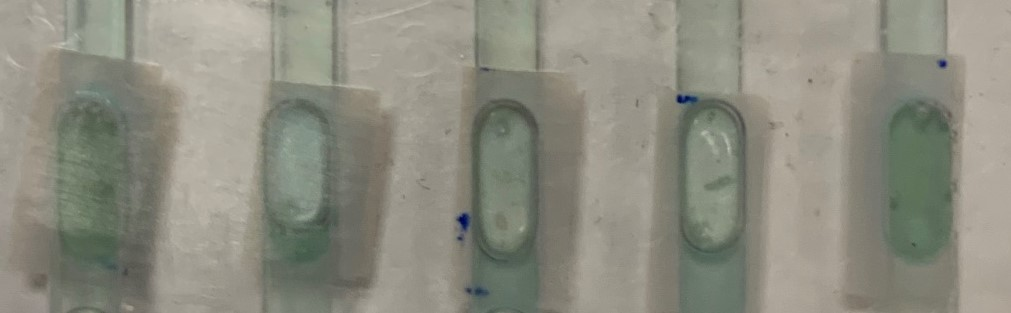
#> input picture images/44H_10000Z.jpeg, 1011 x 313 px
$ python roi_getCoords.py
#> lines starting #> are read from the running program, lines starting #| are printed output that depends on the picture; after the words box and inside, x2 and y2 are one past the last pixel; in counts of white or black regions, pixels touching at a corner belong together
### variables.py
import cv2
import numpy as np
'''
Virtual Environment:
'''
#   .\env\Scripts\activate
#   deactivate

'''
Image selection:
'''
path_folder = 'images'

path_image_abs = 'D:/Christian_Ohlhäuser/Bildauswertung/ColiChecker/images/44H_10000Z.jpeg' # some modules need the absolute path

path_image = 'images/44H_10000Z.jpeg'
#path_image = 'images_postprocessing/S2_Kovacs_10000Z/S2_Kovacs_10000Z_Black.png'
#path_image = 'images_testing/Blau Gradient.jpeg'


image = cv2.imread(path_image, cv2.IMREAD_COLOR) # images testing path
#> image is the input picture: shape (313, 1011, 3); mean B, G, R 128.1, 140.5, 140.9

image_int = np.copy(image) # copying the image so we dont alter the original
image_cp1 = np.copy(image_int) # copying the image for comparision purposes

image_ext = cv2.cvtColor(image, cv2.COLOR_BGR2RGB) # convert to rgb for other modules as opencv uses bgr by default but doesnt show it to the user
image_cp2= np.copy(image_ext) # copying the image for comparision purposes

image_blank = np.zeros_like(image) # just a blank image

'''
Image processing variables:
'''
# Change Color Model
image_gray1 = cv2.cvtColor(image_int, cv2.COLOR_BGR2GRAY) # turn rgb image into a grayed version
image_gray2 = cv2.cvtColor(image_ext, cv2.COLOR_RGB2GRAY) # turn rgb image into a grayed version

image_HSV1 = cv2.cvtColor(image_int, cv2.COLOR_BGR2HSV) # create image in hsv model
#> image_HSV1: shape (313, 1011, 3); mean H, S, V 30.8, 28.4, 143.7
image_HSV2 = cv2.cvtColor(image_ext, cv2.COLOR_RGB2HSV) # create image in hsv model

# Blurring methods
image_median1 = cv2.medianBlur(image_gray1, ksize = 7) # Blur image to reduce noise(7 indicates the level of blurring)
image_median2 = cv2.medianBlur(image_gray2, ksize = 7) # Blur image to reduce noise(7 indicates the level of blurring)

image_gaussian1 = cv2.GaussianBlur(image_gray1,(7,7),1)
image_gaussian2 = cv2.GaussianBlur(image_gray2,(7,7),1)

# Edge Detection
image_canny1 = cv2.Canny(image_gaussian1, threshold1 = 40, threshold2 = 50) # uses Hough transform to make edges more visible
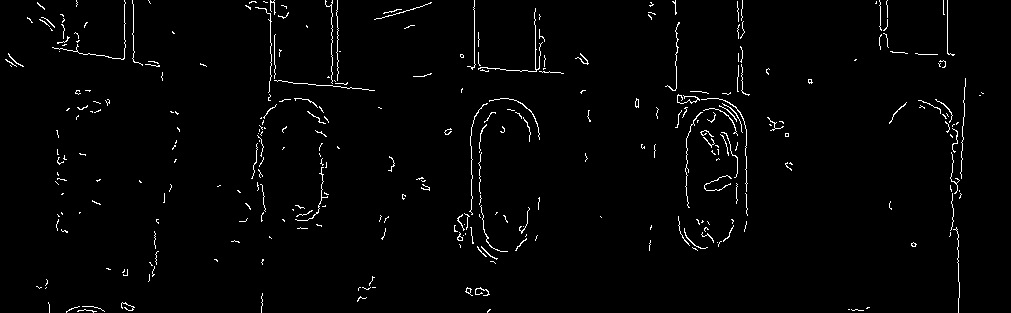
#> image_canny1: shape (313, 1011); 1.9% white in thin lines or dots
image_canny2 = cv2.Canny(image_gaussian2, threshold1 = 40, threshold2 = 50) # uses Hough transform to make edges more visible

'''
Kernels: https://en.wikipedia.org/wiki/Kernel_(image_processing)
'''
# Basic Kernels
kernel = np.ones((5,5), np.uint8) # 5x5 Einheitsmatrix mostly suffiecient
kernel2 = np.ones((7,7), np.uint8) # 7x7 Einheitsmatrix go with this most of the time

# Custom kernels
kernel3 = np.array(([0, 1, 0], [1, 1, 1], [0, 1, 0]),dtype='uint8') # Wikipedia Test Matrix

kernel_sharp = np.array([[-1,-1,-1], [-1,9,-1], [-1,-1,-1]])

#kernel_sobel_horizontal = np.array([[1, 2, 1],[0, 0, 0],[-1, -2, -1]])
#kernel_sobel_vertical = np.array([[-1, 0, 1],[-2, 0, 2],[-1, 0, 1]])

kernel_laplacian = np.array([[1, 1, 1],[1, -8, 1],[1, 1, 1]]) # basically a merge of the previous two


# Kernel test variables
image_kernel1 = cv2.filter2D(image_int, -1, kernel2) # alter image via kernels
#> image_kernel1: shape (313, 1011, 3); every value is 255
image_kernel2 = cv2.filter2D(image_ext, -1, kernel2) # alter image via kernels

'''
Unused image processing variables:
'''
image_resized1 = cv2.resize(image_int, (600, 400)) # function to resize image
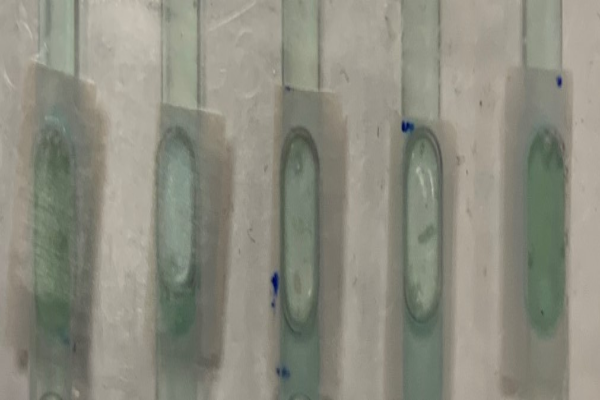
#> image_resized1: shape (400, 600, 3); mean B, G, R 128, 140.4, 140.7
image_resized2 = cv2.resize(image_ext, (600, 400)) # function to resize image

'''
General Functions:
'''
def rgbtobgr(image):
    image = cv2.cvtColor(image,cv2.COLOR_RGB2BGR)
    return image

def bgrtorgb(image):
    image = cv2.cvtColor(image,cv2.COLOR_RGB2BGR)
    return image

def stackImages(scale,imgArray):
    rows = len(imgArray)
    cols = len(imgArray[0])
    rowsAvailable = isinstance(imgArray[0], list)
    width = imgArray[0][0].shape[1]
    height = imgArray[0][0].shape[0]
    if rowsAvailable:
        for x in range ( 0, rows):
            for y in range(0, cols):
                if imgArray[x][y].shape[:2] == imgArray[0][0].shape [:2]:
                    imgArray[x][y] = cv2.resize(imgArray[x][y], (0, 0), None, scale, scale)
                else:
                    imgArray[x][y] = cv2.resize(imgArray[x][y], (imgArray[0][0].shape[1], imgArray[0][0].shape[0]), None, scale, scale)
                if len(imgArray[x][y].shape) == 2: imgArray[x][y]= cv2.cvtColor( imgArray[x][y], cv2.COLOR_GRAY2BGR)
        imageBlank = np.zeros((height, width, 3), np.uint8)
        hor = [imageBlank]*rows
        hor_con = [imageBlank]*rows
        for x in range(0, rows):
            hor[x] = np.hstack(imgArray[x])
        ver = np.vstack(hor)
    else:
        for x in range(0, rows):
            if imgArray[x].shape[:2] == imgArray[0].shape[:2]:
                imgArray[x] = cv2.resize(imgArray[x], (0, 0), None, scale, scale)
            else:
                imgArray[x] = cv2.resize(imgArray[x], (imgArray[0].shape[1], imgArray[0].shape[0]), None,scale, scale)
            if len(imgArray[x].shape) == 2: imgArray[x] = cv2.cvtColor(imgArray[x], cv2.COLOR_GRAY2BGR)
        hor= np.hstack(imgArray)
        ver = hor
    return ver

### roi_getCoords.py
#State: works but coords are cluttered
'''
Imports:
'''
import cv2
import numpy as np
import variables as v

'''
Function:
'''
def get_contours(img):

    _, threshold = cv2.threshold(img, 110, 255, cv2.THRESH_BINARY)
    contours, hierarchy = cv2.findContours(threshold, cv2.RETR_EXTERNAL,cv2.CHAIN_APPROX_NONE)

    for cnt in contours: # cnt represents contour values
        area = cv2.contourArea(cnt)
        #print(area) # maybe use values to cut to edges?

        if 60 > area > 15: # adjust for needed object size
            cv2.drawContours(img_contour, cnt, -1, (255,0,0), 3) # cv2.drawContours(img2, [approx], 0, (0, 0, 255), 5)
            peri = cv2.arcLength(cnt, True) # get contour parameter
            #print(peri)
            approx = cv2.approxPolyDP(cnt, 0.009 * cv2.arcLength(cnt, True), True) # adjust here for image
            objCor = len(approx)
            x, y, w, h = cv2.boundingRect(approx)

            if objCor == 3: objectType = "Tri"
            elif objCor == 4:
                aspRatio = w/float(h)
                if aspRatio > 0.95 and aspRatio < 1.05: objectType = "Square"
                else:
                    objectType = "Rectangle"
            elif objCor > 4: objectType = "Circles"
            else: objectType = "None"

            cv2.rectangle(img_contour, (x,y), (x+w, y+h), (0,255,0), 2)
            cv2.putText(img_contour,objectType,
                        (x+(w//2)-10,y+(h//2)-10),font,0.5,
                        (0,0,0),2)

            n = approx.ravel() # Used to flatten the array containing the co-ordinates of the vertices
            i = 0

            for j in n :
                if(i % 2 == 0):
                    x = n[i]
                    y = n[i + 1]

                    # String containing the co-ordinates.
                    string = str(x) + " " + str(y)

                    if(i == 0):
                        # text on topmost co-ordinate.
                        cv2.putText(img_contour, "Arrow tip", (x, y),
                                        font, 0.5, (255, 0, 0))
                    else:
                        # text on remaining co-ordinates.
                        cv2.putText(img_contour, string, (x, y),
                                font, 0.5, (255, 255, 255))
                i = i + 1

'''
File specific variables:
'''
font = cv2.FONT_HERSHEY_COMPLEX

img = v.image
img_contour = img.copy()

img_gray = cv2.cvtColor(img, cv2.COLOR_RGB2GRAY)
img_blur = cv2.GaussianBlur(img_gray,(7,7),1)
img_canny = cv2.Canny(img_blur,50,50)
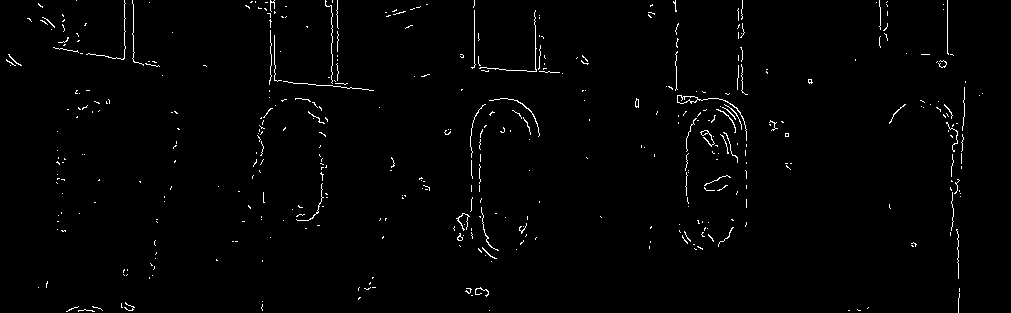
#> img_canny: shape (313, 1011); 1.4% white in thin lines or dots

get_contours(img_canny)
#> in get_contours, `contours, hierarchy = cv2.findContours(threshold, cv2.RETR_EXTERNAL,cv..`: contours = 437 contours, 434 with area under 20; largest, box (x1, y1, x2, y2) and area: (677, 95, 747, 141) 128, (700, 130, 715, 147) 36, (635, 98, 639, 108) 22
#> the loop in get_contours, `for cnt in contours:` made 437 passes
#> (area, peri, objCor, w, h) on passes 224, 294: (35.5, 81.15, 14, 15, 17), (21.5, 23.07, 9, 4, 10)
#> after the loop in get_contours, `for cnt in contours:`:
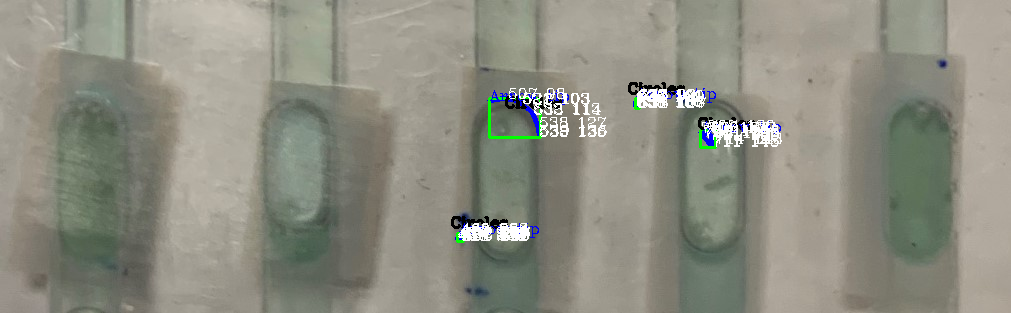
#> img_contour: shape (313, 1011, 3); 2.13% of pixels changed, all inside (x1, y1, x2, y2) = (451, 82, 782, 243)

img_blank = np.zeros_like(img)

img_stacked = v.stackImages(0.8, ([img, img_gray, img_blur],
                                [img_canny, img_contour, img_blank]))
#> after the loop in stackImages, `for x in range(0, rows):`: hor = 2 items
#> in stackImages, `ver = np.vstack(hor)`:
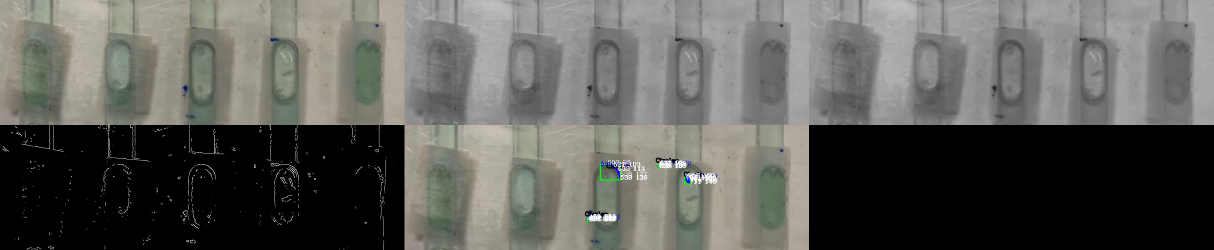
#> ver: shape (500, 2427, 3) (shown at 1/2 size); mean of channels 0, 1, 2 89.1, 93.2, 93.2; drawn as B, G, R

cv2.imshow("Stacked", img_stacked)
cv2.waitKey(0)

$ run again, with images/0H_10000Z.jpeg copied over images/44H_10000Z.jpeg
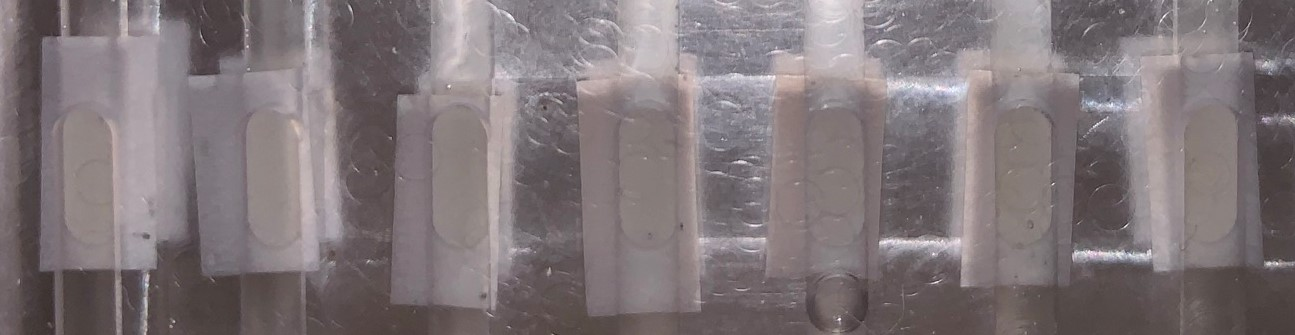
#> input picture images/0H_10000Z.jpeg, 1295 x 335 px
#> image is the input picture: shape (335, 1295, 3); mean B, G, R 120.5, 117.6, 127.4
#> image_HSV1: shape (335, 1295, 3); mean H, S, V 118.8, 22.7, 127.8
#> image_canny1: shape (335, 1295); 6% white in thin lines or dots
#> image_kernel1: shape (335, 1295, 3); every value is 255
#> img_canny: shape (335, 1295); 4.9% white in thin lines or dots
#> contours = 1966 contours, 1947 with area under 20; largest, box (x1, y1, x2, y2) and area: (487, 0, 529, 36) 113, (1262, 108, 1295, 125) 64, (1072, 249, 1152, 263) 48, (1083, 116, 1109, 138) 48, (723, 160, 765, 168) 43
#> the loop in get_contours, `for cnt in contours:` made 1966 passes
#> (area, peri, objCor, w, h) on passes 35, 222, 270, 318, 391, 492, 642, 826: (20.5, 21.07, 11, 5, 9), (23, 21.66, 10, 5, 9), (23, 38.97, 21, 16, 5), (48.5, 343.5, 20, 80, 13), (25, 455.1, 15, 37, 99), (24.5, 31.9, 14, 14, 4), (43, 119.3, 19, 42, 8), (47.5, 120.3, 12, 26, 22)
#> after the loop in get_contours, `for cnt in contours:`:
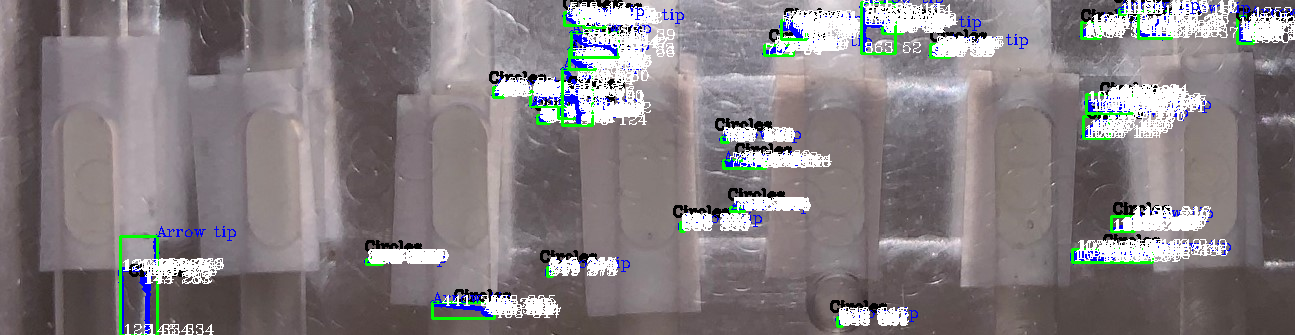
#> img_contour: shape (335, 1295, 3); 11.9% of pixels changed, all inside (x1, y1, x2, y2) = (118, 0, 1295, 335)
#> after the loop in stackImages, `for x in range(0, rows):`: hor = 2 items
#> in stackImages, `ver = np.vstack(hor)`:
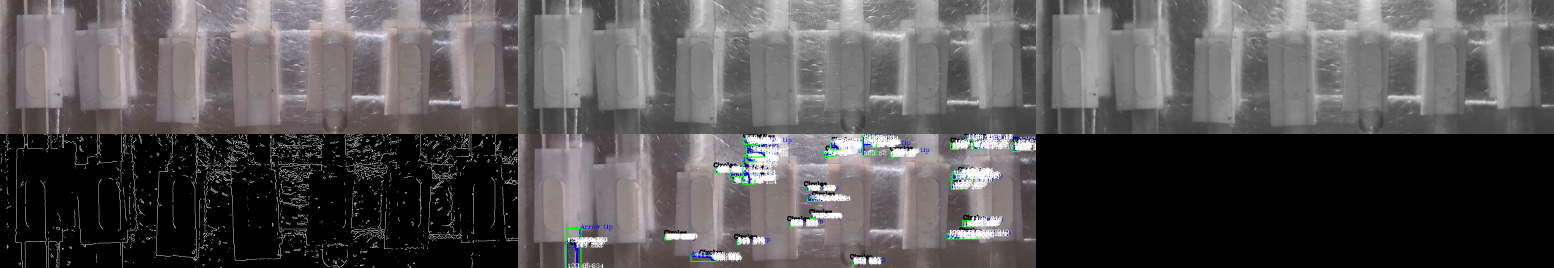
#> ver: shape (536, 3108, 3) (shown at 1/2 size); mean of channels 0, 1, 2 83.5, 82.6, 85.2; drawn as B, G, R

$ run again, with images/18H_1000Z.jpeg copied over images/44H_10000Z.jpeg
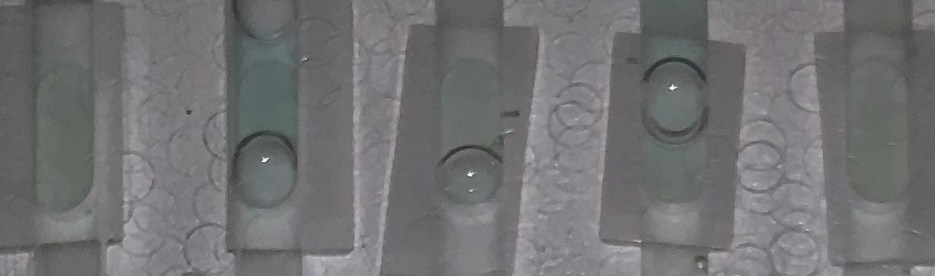
#> input picture images/18H_1000Z.jpeg, 935 x 276 px
#> image is the input picture: shape (276, 935, 3); mean B, G, R 115.4, 113.8, 113.8
#> image_HSV1: shape (276, 935, 3); mean H, S, V 107.6, 7.9, 116.1
#> image_canny1: shape (276, 935); 3.9% white in thin lines or dots
#> image_kernel1: shape (276, 935, 3); every value is 255
#> img_canny: shape (276, 935); 3.1% white in thin lines or dots
#> contours = 662 contours, 653 with area under 20; largest, box (x1, y1, x2, y2) and area: (122, 190, 133, 221) 94, (736, 143, 781, 191) 45, (185, 161, 236, 262) 34, (648, 61, 704, 82) 28, (791, 65, 822, 136) 26
#> the loop in get_contours, `for cnt in contours:` made 662 passes
#> (area, peri, objCor, w, h) on passes 350, 368, 381, 384, 523, 547, 560, 572: (34.5, 373.5, 15, 51, 101), (23, 144.9, 8, 60, 18), (20, 172.9, 11, 66, 21), (45, 300.5, 18, 45, 48), (20, 19.66, 10, 8, 5), (26.5, 277.4, 14, 30, 71), (27.5, 151.1, 12, 56, 21), (24, 190, 14, 65, 25)
#> after the loop in get_contours, `for cnt in contours:`:
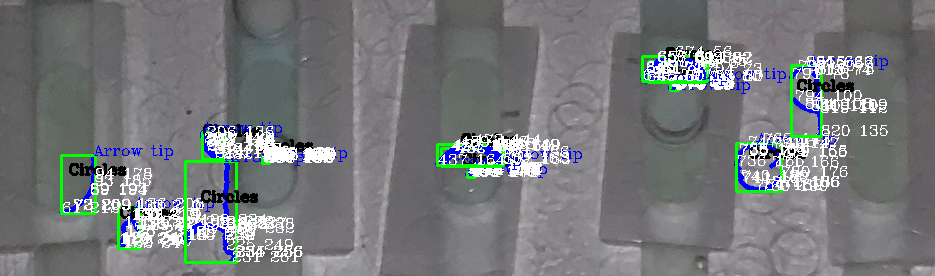
#> img_contour: shape (276, 935, 3); 9.98% of pixels changed, all inside (x1, y1, x2, y2) = (59, 46, 888, 264)
#> after the loop in stackImages, `for x in range(0, rows):`: hor = 2 items
#> in stackImages, `ver = np.vstack(hor)`:
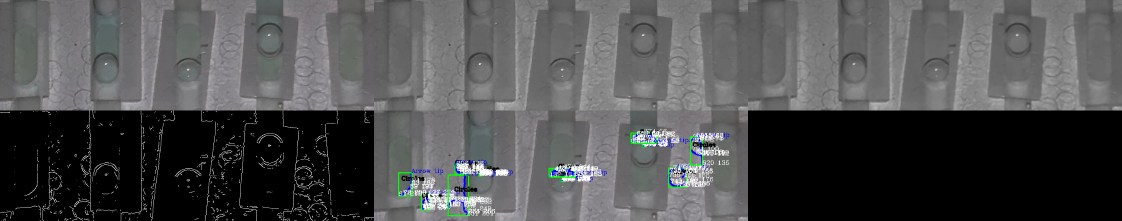
#> ver: shape (442, 2244, 3) (shown at 1/2 size); mean of channels 0, 1, 2 79.1, 78.5, 78; drawn as B, G, R
